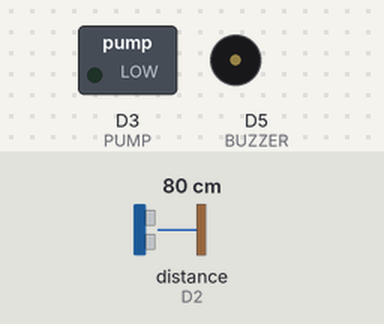
A sketch run on a simulated ESP8266 (NodeMCU). Shown: switched loads named in the sketch (green lamp = pin HIGH), buzzer (waves = sounding, pin HIGH). Wiring (inferred from the names in the program): ultrasonic range finder: trigger D1; echo D2. The test bench sets the inputs (shaded band); at power-on: distance to the obstacle (sensor on D2) 80 cm. The echo pulse lasts 58.3 µs per cm; WiFi joins after 1.5 s; servers stay silent unless stated; pins used as bus, display or sensor lines are not drawn.

Above: at 0.0 s.
At 1.6 s:
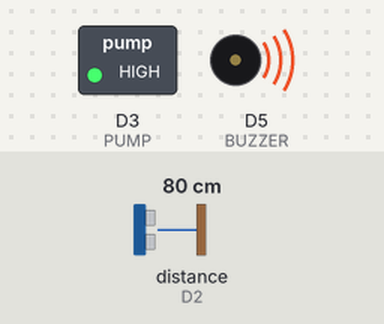
Timing chart, 0 to 3.1 s (numbered marks = the images above):
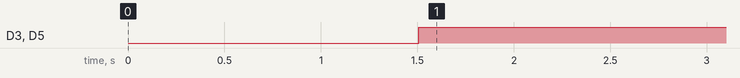

The sketch:

Water_Level_jul31a.ino
```cpp
/*
  Sketch generated by the Arduino IoT Cloud Thing "Untitled 2"
  https://create.arduino.cc/cloud/things/38603ecc-0043-4b50-91ab-740eba55c764

  Arduino IoT Cloud Variables description

  The following variables are automatically generated and updated when changes are made to the Thing

  int water_Level;

  Variables which are marked as READ/WRITE in the Cloud Thing will also have functions
  which are called when their values are changed from the Dashboard.
  These functions are generated with the Thing and added at the end of this sketch.
*/

#include "thingProperties.h"
#define TRIG_PIN D1
#define ECHO_PIN D2
#define PUMP D3
#define BUZZER D5

unsigned long previous_millis = 0;

void setup() {
  // Initialize serial and wait for port to open:
  pinMode(BUZZER, OUTPUT);
  pinMode(PUMP, OUTPUT);
  pinMode(TRIG_PIN, OUTPUT);
  pinMode(ECHO_PIN, INPUT);
  // Serial.begin(9600);
  // This delay gives the chance to wait for a Serial Monitor without blocking if none is found
  delay(1500);

  // Defined in thingProperties.h
  initProperties();

  // Connect to Arduino IoT Cloud
  ArduinoCloud.begin(ArduinoIoTPreferredConnection);

  /*
     The following function allows you to obtain more information
     related to the state of network and IoT Cloud connection and errors
     the higher number the more granular information you’ll get.
     The default is 0 (only errors).
     Maximum is 4
 */
  // setDebugMessageLevel(2);
  // ArduinoCloud.printDebugInfo();
  water_Level = 100;
}

void loop() {
  ArduinoCloud.update();
  // Your code here
  if (millis() - previous_millis > 1000) {
    digitalWrite(TRIG_PIN, LOW);
    delayMicroseconds(2);
    digitalWrite(TRIG_PIN, HIGH);
    delayMicroseconds(10);
    digitalWrite(TRIG_PIN, LOW);
    int duration = pulseIn(ECHO_PIN, HIGH);
    int distance = (duration / 2) / 29.1;
    distance = map(distance, 5, 17, 100, 0);

    if (distance > 100) {
      distance = 100;
    } else if (distance < 0) {
      distance = 0;
    }

    water_Level = distance;
    previous_millis = millis();
  }

  if (water_Level > 80) {
    digitalWrite(BUZZER, LOW);
    digitalWrite(PUMP, LOW);
  } else {
    digitalWrite(BUZZER, HIGH);
    digitalWrite(PUMP, HIGH);
  }
}


/*
  Since WaterLevel is READ_WRITE variable, onWaterLevelChange() is
  executed every time a new value is received from IoT Cloud.
*/
void onWaterLevelChange() {
  // Add your code here to act upon WaterLevel change
}
```

thingProperties.h
```cpp
// Code generated by Arduino IoT Cloud, DO NOT EDIT.

#include <ArduinoIoTCloud.h>
#include <Arduino_ConnectionHandler.h>

const char DEVICE_LOGIN_NAME[]  = "a864ff28-c996-4946-a7a0-9381157e465b";

const char SSID[]               = "SSID";    // Network SSID (name)
const char PASS[]               = "";    // Network password (use for WPA, or use as key for WEP)
const char DEVICE_KEY[]  = "XjXcyZWfjM4153tyQW?#TorDo";    // Secret device password

void onWaterLevelChange();

int water_Level;

void initProperties(){

  ArduinoCloud.setBoardId(DEVICE_LOGIN_NAME);
  ArduinoCloud.setSecretDeviceKey(DEVICE_KEY);
  ArduinoCloud.addProperty(water_Level, READWRITE, ON_CHANGE, onWaterLevelChange);

}

WiFiConnectionHandler ArduinoIoTPreferredConnection(SSID, PASS);
```

Measured:
- by itself, D3 (PUMP), D5 (BUZZER): LOW → HIGH at 1.5 s
